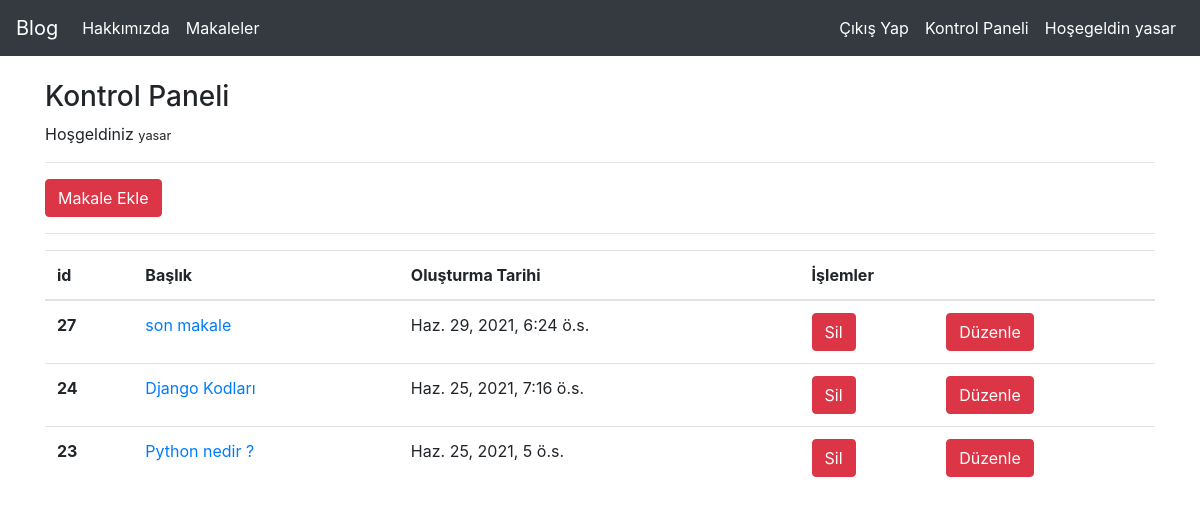
Screenshot of /articles/dashboard/ (signed in) with the database file from the repository.
### article/models.py (models this page shows, shortened)
class Article(models.Model):
    author=models.ForeignKey("auth.User",on_delete=CASCADE,verbose_name="Yazar")
    title=models.CharField(max_length=50,verbose_name="Başlık")
    content=RichTextField(verbose_name="İçerik")
    created_date=models.DateTimeField(auto_now_add=True,verbose_name="Oluşturulma Tarihi")
    article_images=models.FileField(blank=True,null=True,verbose_name="Bir resim yükleyin")
    class Meta:
        ordering=["-created_date"]

### article/views.py (the view)
# urls.py: path('dashboard/',views.dashboard,name="dashboard"),
@login_required(login_url = "user:login" )
def dashboard(request):
    articles=Article.objects.filter(author=request.user)
    return render(request,"dashboard.html",{"articles":articles})

### templates/dashboard.html
{% extends "layout.html" %}
{% block body%}
<h3>Kontrol Paneli</h3>
<p>Hoşgeldiniz <small>{{request.user.username}}</small></p>
<hr>
<a href="/articles/addarticle" class="btn btn-danger">Makale Ekle</a>
<hr>
<table class="table">
    {% if articles %}
    <thead>
      <tr>
        <th scope="col">id</th>
        <th scope="col">Başlık</th>
        <th scope="col">Oluşturma Tarihi</th>
        <th colspan="2">İşlemler</th>
      </tr>
    </thead>
    <tbody>
    {% for article in articles %}
    <tr>
      <th scope="row">{{article.id}}</th>
      <td><a href="{% url 'article:detailArticle' article.id %}"> {{article.title}}</a></td>
      <td>{{article.created_date}}</td>
      <td><a href="{% url 'article:deleteArticle' article.id %}" class="btn btn-danger">Sil</a> </td>
      <td><a href="{% url 'article:updateArticle' article.id %}" class="btn btn-danger">Düzenle</a> </td>
    </tr>
    {% endfor %}
    </tbody>
  </table>
  {% else %}
  <p>Herhangi bir makaleniz bulunmamaktadır. </p>
  {% endif %}
{% endblock body%}

### templates/includes/navbar.html (shortened to what this page needs)
<nav class="navbar navbar-expand-md navbar-dark fixed-top bg-dark">
    <a class="navbar-brand" href="{% url 'index' %}"> Blog </a>
    <div class="collapse navbar-collapse" id="navbarCollapse">
      <ul class="navbar-nav mr-auto">
        <li class="nav-item active">
          <a class="nav-link" href="{% url 'about' %}">Hakkımızda</a>
        </li>
        <li class="nav-item active">
            <a class="nav-link" href="{% url 'article:articles' %}">Makaleler</a>
          </li>
      </ul>
      <ul class="navbar-nav ml-auto">
        {% if request.user.is_authenticated %}
        <li class="nav-item active">
          <a class="nav-link" href="{% url 'user:logout' %}">Çıkış Yap</a>
        </li>
        <li class="nav-item active">
          <a class="nav-link" href="{% url 'article:dashboard' %}">Kontrol Paneli</a>
        </li>
        <li class="nav-item active">
           <a href="#" class="nav-link">
             Hoşegeldin
             {{request.user.username}}
           </a>
        </li>
    {% endif %}
</ul>
    </div>
  </nav>

### rows the page displays
Article: id "27", title "son makale", created_date "Haz. 29, 2021, 6:24 ö.s."
Article: id "24", title "Django Kodları", created_date "Haz. 25, 2021, 7:16 ö.s."
Article: id "23", title "Python nedir ?", created_date "Haz. 25, 2021, 5 ö.s."

### other values shown
{{ request.user.username }} "yasar"
